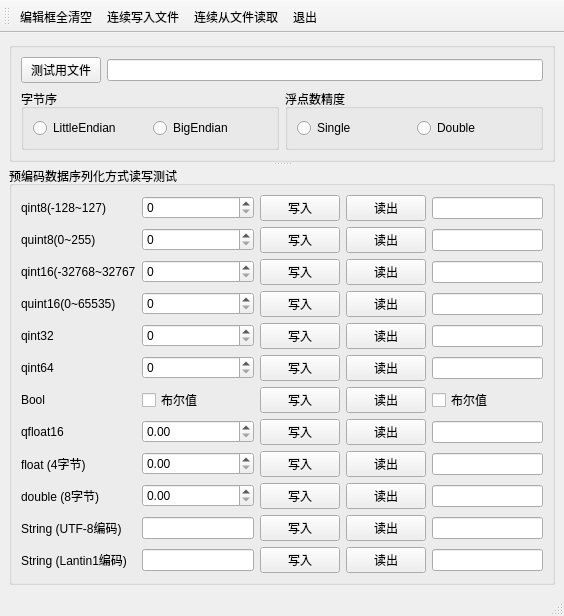
<?xml version="1.0" encoding="UTF-8"?>
<ui version="4.0">
 <class>MainWindow</class>
 <widget class="QMainWindow" name="MainWindow">
  <property name="geometry">
   <rect>
    <x>0</x>
    <y>0</y>
    <width>564</width>
    <height>555</height>
   </rect>
  </property>
  <property name="windowTitle">
   <string>MainWindow</string>
  </property>
  <widget class="QWidget" name="centralwidget">
   <layout class="QVBoxLayout" name="verticalLayout_2">
    <item>
     <widget class="QSplitter" name="splitter">
      <property name="orientation">
       <enum>Qt::Vertical</enum>
      </property>
      <widget class="QGroupBox" name="groupBox_4">
       <property name="title">
        <string/>
       </property>
       <layout class="QVBoxLayout" name="verticalLayout">
        <item>
         <layout class="QHBoxLayout" name="horizontalLayout_5">
          <item>
           <widget class="QPushButton" name="btnTestFile">
            <property name="text">
             <string>测试用文件</string>
            </property>
           </widget>
          </item>
          <item>
           <widget class="QLineEdit" name="lineEditFile"/>
          </item>
         </layout>
        </item>
        <item>
         <layout class="QHBoxLayout" name="horizontalLayout_6">
          <item>
           <widget class="QGroupBox" name="groupBox_2">
            <property name="title">
             <string>字节序</string>
            </property>
            <layout class="QHBoxLayout" name="horizontalLayout">
             <item>
              <widget class="QRadioButton" name="rBtnLE">
               <property name="text">
                <string>LittleEndian</string>
               </property>
              </widget>
             </item>
             <item>
              <widget class="QRadioButton" name="rBtnBE">
               <property name="text">
                <string>BigEndian</string>
               </property>
              </widget>
             </item>
            </layout>
           </widget>
          </item>
          <item>
           <widget class="QGroupBox" name="groupBox_3">
            <property name="title">
             <string>浮点数精度</string>
            </property>
            <layout class="QHBoxLayout" name="horizontalLayout_2">
             <item>
              <widget class="QRadioButton" name="rBtnSingle">
               <property name="text">
                <string>Single</string>
               </property>
              </widget>
             </item>
             <item>
              <widget class="QRadioButton" name="rBtnDouble">
               <property name="text">
                <string>Double</string>
               </property>
              </widget>
             </item>
            </layout>
           </widget>
          </item>
         </layout>
        </item>
       </layout>
      </widget>
      <widget class="QGroupBox" name="groupBox">
       <property name="title">
        <string>预编码数据序列化方式读写测试</string>
       </property>
       <layout class="QGridLayout" name="gridLayout">
        <item row="0" column="4">
         <widget class="QLineEdit" name="editInt8Out"/>
        </item>
        <item row="3" column="2">
         <widget class="QPushButton" name="btnUint16Write">
          <property name="text">
           <string>写入</string>
          </property>
         </widget>
        </item>
        <item row="8" column="2">
         <widget class="QPushButton" name="btnFloatWrite">
          <property name="text">
           <string>写入</string>
          </property>
         </widget>
        </item>
        <item row="1" column="4">
         <widget class="QLineEdit" name="editUint8Out"/>
        </item>
        <item row="0" column="1">
         <widget class="QSpinBox" name="spinInt8"/>
        </item>
        <item row="1" column="2">
         <widget class="QPushButton" name="btnUint8Write">
          <property name="text">
           <string>写入</string>
          </property>
         </widget>
        </item>
        <item row="2" column="1">
         <widget class="QSpinBox" name="spinInt16"/>
        </item>
        <item row="5" column="2">
         <widget class="QPushButton" name="btnInt64Write">
          <property name="text">
           <string>写入</string>
          </property>
         </widget>
        </item>
        <item row="6" column="4">
         <widget class="QCheckBox" name="chkBoolOut">
          <property name="text">
           <string>布尔值</string>
          </property>
         </widget>
        </item>
        <item row="4" column="1">
         <widget class="QSpinBox" name="spinInt32"/>
        </item>
        <item row="3" column="1">
         <widget class="QSpinBox" name="spinUint16"/>
        </item>
        <item row="11" column="2">
         <widget class="QPushButton" name="btnLatinStrWrite">
          <property name="text">
           <string>写入</string>
          </property>
         </widget>
        </item>
        <item row="5" column="0">
         <widget class="QLabel" name="label_6">
          <property name="text">
           <string>qint64</string>
          </property>
         </widget>
        </item>
        <item row="2" column="0">
         <widget class="QLabel" name="label_3">
          <property name="text">
           <string>qint16(-32768~32767</string>
          </property>
         </widget>
        </item>
        <item row="6" column="1">
         <widget class="QCheckBox" name="chkBoolIn">
          <property name="text">
           <string>布尔值</string>
          </property>
         </widget>
        </item>
        <item row="10" column="0">
         <widget class="QLabel" name="label_11">
          <property name="text">
           <string>String (UTF-8编码)</string>
          </property>
         </widget>
        </item>
        <item row="11" column="3">
         <widget class="QPushButton" name="btnLatinStrRead">
          <property name="text">
           <string>读出</string>
          </property>
         </widget>
        </item>
        <item row="4" column="3">
         <widget class="QPushButton" name="btnInt32Read">
          <property name="text">
           <string>读出</string>
          </property>
         </widget>
        </item>
        <item row="4" column="4">
         <widget class="QLineEdit" name="editInt32Out"/>
        </item>
        <item row="4" column="0">
         <widget class="QLabel" name="label_5">
          <property name="text">
           <string>qint32</string>
          </property>
         </widget>
        </item>
        <item row="5" column="3">
         <widget class="QPushButton" name="btnInt64Read">
          <property name="text">
           <string>读出</string>
          </property>
         </widget>
        </item>
        <item row="5" column="1">
         <widget class="QSpinBox" name="spinInt64"/>
        </item>
        <item row="11" column="4">
         <widget class="QLineEdit" name="editLatinStrOut"/>
        </item>
        <item row="6" column="2">
         <widget class="QPushButton" name="btnBoolWrite">
          <property name="text">
           <string>写入</string>
          </property>
         </widget>
        </item>
        <item row="6" column="0">
         <widget class="QLabel" name="label_7">
          <property name="text">
           <string>Bool</string>
          </property>
         </widget>
        </item>
        <item row="10" column="2">
         <widget class="QPushButton" name="btnUtfStrWrite">
          <property name="text">
           <string>写入</string>
          </property>
         </widget>
        </item>
        <item row="9" column="1">
         <widget class="QDoubleSpinBox" name="spinDouble"/>
        </item>
        <item row="9" column="0">
         <widget class="QLabel" name="label_10">
          <property name="text">
           <string>double (8字节)</string>
          </property>
         </widget>
        </item>
        <item row="7" column="1">
         <widget class="QDoubleSpinBox" name="spinFloat16"/>
        </item>
        <item row="5" column="4">
         <widget class="QLineEdit" name="editInt64Out"/>
        </item>
        <item row="4" column="2">
         <widget class="QPushButton" name="btnInt32Write">
          <property name="text">
           <string>写入</string>
          </property>
         </widget>
        </item>
        <item row="2" column="2">
         <widget class="QPushButton" name="btnInt16Write">
          <property name="text">
           <string>写入</string>
          </property>
         </widget>
        </item>
        <item row="3" column="4">
         <widget class="QLineEdit" name="editUint16Out"/>
        </item>
        <item row="2" column="4">
         <widget class="QLineEdit" name="editInt16Out"/>
        </item>
        <item row="7" column="3">
         <widget class="QPushButton" name="btnFloat16Read">
          <property name="text">
           <string>读出</string>
          </property>
         </widget>
        </item>
        <item row="11" column="1">
         <widget class="QLineEdit" name="editLatinStrIn"/>
        </item>
        <item row="6" column="3">
         <widget class="QPushButton" name="btnBoolRead">
          <property name="text">
           <string>读出</string>
          </property>
         </widget>
        </item>
        <item row="1" column="3">
         <widget class="QPushButton" name="btnUint8Read">
          <property name="text">
           <string>读出</string>
          </property>
         </widget>
        </item>
        <item row="0" column="3">
         <widget class="QPushButton" name="btnInt8Read">
          <property name="text">
           <string>读出</string>
          </property>
         </widget>
        </item>
        <item row="10" column="3">
         <widget class="QPushButton" name="btnUtfStrRead">
          <property name="text">
           <string>读出</string>
          </property>
         </widget>
        </item>
        <item row="3" column="3">
         <widget class="QPushButton" name="btnUint16Read">
          <property name="text">
           <string>读出</string>
          </property>
         </widget>
        </item>
        <item row="1" column="1">
         <widget class="QSpinBox" name="spinUint8"/>
        </item>
        <item row="8" column="4">
         <widget class="QLineEdit" name="editFloatOut"/>
        </item>
        <item row="9" column="2">
         <widget class="QPushButton" name="btnDoubleWrite">
          <property name="text">
           <string>写入</string>
          </property>
         </widget>
        </item>
        <item row="11" column="0">
         <widget class="QLabel" name="label_12">
          <property name="text">
           <string>String (Lantin1编码)</string>
          </property>
         </widget>
        </item>
        <item row="9" column="3">
         <widget class="QPushButton" name="btnDoubleRead">
          <property name="text">
           <string>读出</string>
          </property>
         </widget>
        </item>
        <item row="8" column="0">
         <widget class="QLabel" name="label_9">
          <property name="text">
           <string>float (4字节)</string>
          </property>
         </widget>
        </item>
        <item row="8" column="1">
         <widget class="QDoubleSpinBox" name="spinFloat"/>
        </item>
        <item row="1" column="0">
         <widget class="QLabel" name="label_2">
          <property name="text">
           <string>quint8(0~255)</string>
          </property>
         </widget>
        </item>
        <item row="2" column="3">
         <widget class="QPushButton" name="btnInt16Read">
          <property name="text">
           <string>读出</string>
          </property>
         </widget>
        </item>
        <item row="10" column="4">
         <widget class="QLineEdit" name="editUtfStrOut"/>
        </item>
        <item row="8" column="3">
         <widget class="QPushButton" name="btnFloatRead">
          <property name="text">
           <string>读出</string>
          </property>
         </widget>
        </item>
        <item row="7" column="4">
         <widget class="QLineEdit" name="editFloat16Out"/>
        </item>
        <item row="0" column="0">
         <widget class="QLabel" name="label">
          <property name="text">
           <string>qint8(-128~127)</string>
          </property>
         </widget>
        </item>
        <item row="3" column="0">
         <widget class="QLabel" name="label_4">
          <property name="text">
           <string>quint16(0~65535)</string>
          </property>
         </widget>
        </item>
        <item row="9" column="4">
         <widget class="QLineEdit" name="editDoubleOut"/>
        </item>
        <item row="0" column="2">
         <widget class="QPushButton" name="btnInt8Write">
          <property name="text">
           <string>写入</string>
          </property>
         </widget>
        </item>
        <item row="7" column="0">
         <widget class="QLabel" name="label_8">
          <property name="text">
           <string>qfloat16</string>
          </property>
         </widget>
        </item>
        <item row="7" column="2">
         <widget class="QPushButton" name="btnFloat16Write">
          <property name="text">
           <string>写入</string>
          </property>
         </widget>
        </item>
        <item row="10" column="1">
         <widget class="QLineEdit" name="editUtfStrIn"/>
        </item>
       </layout>
      </widget>
     </widget>
    </item>
   </layout>
  </widget>
  <widget class="QStatusBar" name="statusbar"/>
  <widget class="QToolBar" name="toolBar">
   <property name="windowTitle">
    <string>toolBar</string>
   </property>
   <property name="toolButtonStyle">
    <enum>Qt::ToolButtonTextBesideIcon</enum>
   </property>
   <attribute name="toolBarArea">
    <enum>TopToolBarArea</enum>
   </attribute>
   <attribute name="toolBarBreak">
    <bool>false</bool>
   </attribute>
   <addaction name="actionEditClear"/>
   <addaction name="actionWriteCon"/>
   <addaction name="actionReadCon"/>
   <addaction name="actionQuit"/>
  </widget>
  <action name="actionEditClear">
   <property name="icon">
    <iconset resource="res.qrc">
     <normaloff>:/icons/images/214.bmp</normaloff>:/icons/images/214.bmp</iconset>
   </property>
   <property name="text">
    <string>编辑框全清空</string>
   </property>
   <property name="menuRole">
    <enum>QAction::NoRole</enum>
   </property>
  </action>
  <action name="actionWriteCon">
   <property name="icon">
    <iconset resource="res.qrc">
     <normaloff>:/icons/images/saveall1.bmp</normaloff>:/icons/images/saveall1.bmp</iconset>
   </property>
   <property name="text">
    <string>连续写入文件</string>
   </property>
   <property name="menuRole">
    <enum>QAction::NoRole</enum>
   </property>
  </action>
  <action name="actionReadCon">
   <property name="icon">
    <iconset resource="res.qrc">
     <normaloff>:/icons/images/upfold1.bmp</normaloff>:/icons/images/upfold1.bmp</iconset>
   </property>
   <property name="text">
    <string>连续从文件读取</string>
   </property>
   <property name="menuRole">
    <enum>QAction::NoRole</enum>
   </property>
  </action>
  <action name="actionQuit">
   <property name="icon">
    <iconset resource="res.qrc">
     <normaloff>:/icons/images/132.bmp</normaloff>:/icons/images/132.bmp</iconset>
   </property>
   <property name="text">
    <string>退出</string>
   </property>
   <property name="menuRole">
    <enum>QAction::NoRole</enum>
   </property>
  </action>
 </widget>
 <resources>
  <include location="res.qrc"/>
 </resources>
 <connections>
  <connection>
   <sender>actionQuit</sender>
   <signal>triggered()</signal>
   <receiver>MainWindow</receiver>
   <slot>close()</slot>
   <hints>
    <hint type="sourcelabel">
     <x>-1</x>
     <y>-1</y>
    </hint>
    <hint type="destinationlabel">
     <x>281</x>
     <y>259</y>
    </hint>
   </hints>
  </connection>
 </connections>
</ui>
